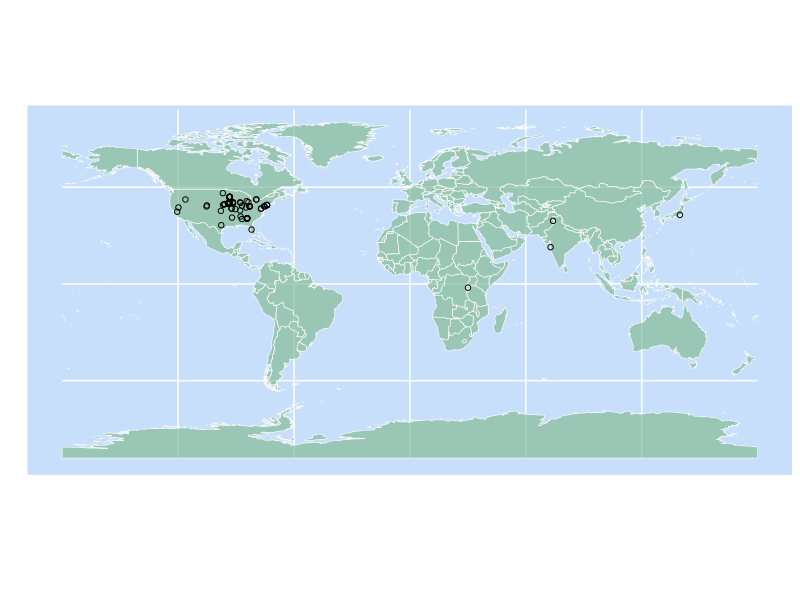

Generate this figure with R:
library(tidyverse)
library(sf)
library("rnaturalearth")
library("rnaturalearthdata")

dat <- read_csv("data/app_locations_anon.csv")
world <- ne_countries(scale = "medium", returnclass = "sf")

ggplot() + 
  geom_sf(data = world, fill = "#87bc97", alpha = .7, color = "white", size = .1) + 
  geom_point(data = dat, aes(x = long, y = lat), shape = 1) + 
  theme(panel.background = element_rect(fill = "#a4c9f999")) + 
  labs(x = "", y="") + 
  coord_sf()
